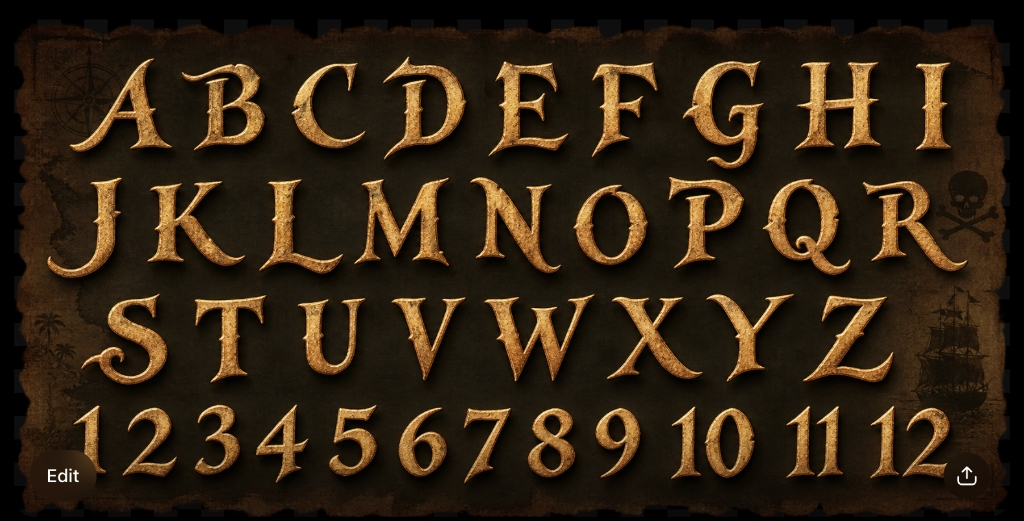
#> input picture docs/art/font-sheet.jpg, 1024 x 521 px, found by its file name
$ python extract_glyphs.py
#> lines starting #> are read from the running program, lines starting #| are printed output that depends on the picture
#!/usr/bin/env python3
"""Extract pirate-letter glyphs from docs/art/font-sheet.jpg.

Outputs one PNG per character (A-Z, 1-12) plus manifest.json into
public/assets/font/.  The sheet is 4 rows: A-I, J-R, S-Z, 1-12
("10"/"11"/"12" are single two-digit glyphs).  Decorations (compass,
skull, ship silhouette, palms, UI chrome) are excluded by slot bounds.

Strategy: the gold letters are much brighter and more saturated than the
dark parchment.  Seed a mask with bright+saturated pixels, close it to
absorb the dark engraving inside each letter, then alpha = not-exterior
(flood fill from the slot border), feathered ~1.5 px.
"""
import json
from PIL import Image, ImageFilter

SRC = "docs/art/font-sheet.jpg"
OUT = "public/assets/font"
PAD = 6

im = Image.open(SRC).convert("RGB")
#> im is the input picture: PIL image 1024x521 RGB; mean R, G, B 49.2, 34.9, 18
px = im.load()
W, H = im.size
#> W = 1024; H = 521

# row bands (y0, y1) found by profiling the sheet
# (y0, y1, merge-gap) — J's detached flourish is merged explicitly below
BANDS = {
    "ABCDEFGHI": (48, 160, 10),
    "JKLMNOPQR": (166, 270, 10),
    "STUVWXYZ": (281, 390, 10),
    "123456789DDD": (396, 488, 17),  # digits; D = two-digit glyph
}
DIGITS = ["1", "2", "3", "4", "5", "6", "7", "8", "9", "10", "11", "12"]


def gold(x, y):
    r, g, b = px[x, y]
    mx, mn = max(r, g, b), min(r, g, b)
    return mx > 140 and (mx - mn) > 50


def x_runs(y0, y1, min_c=3, gap=40):
    cnt = [sum(1 for y in range(y0, y1) if gold(x, y)) for x in range(W)]
    runs, start = [], None
    for x, c in enumerate(cnt):
        if c > min_c and start is None:
            start = x
        if c <= min_c and start is not None:
            if x - start > 4:
                runs.append([start, x])
            start = None
    if start is not None:
        runs.append([start, W])
    merged = [runs[0]]
    for r in runs[1:]:
        if r[0] - merged[-1][1] < gap:
            merged[-1][1] = r[1]
        else:
            merged.append(r)
    return merged


def extract_slot(x0, x1, y0, y1):
    """Alpha from 'not exterior': seed bright gold, close, flood exterior."""
    sw, sh = x1 - x0, y1 - y0
    seed = bytearray(sw * sh)
    for y in range(sh):
        for x in range(sw):
            if gold(x0 + x, y0 + y):
                seed[y * sw + x] = 1
    # morphological close (dilate then erode) with radius ~4 to absorb
    # the dark engraving lines inside the letter bodies
    def dilate(m):
        out = bytearray(sw * sh)
        R = 4
        for y in range(sh):
            for x in range(sw):
                hit = 0
                for dy in range(-R, R + 1):
                    yy = y + dy
                    if yy < 0 or yy >= sh:
                        continue
                    for dx in range(-R, R + 1):
                        xx = x + dx
                        if 0 <= xx < sw and dx * dx + dy * dy <= R * R and m[yy * sw + xx]:
                            hit = 1
                            break
                    if hit:
                        break
                if hit:
                    out[y * sw + x] = 1
        return out
    def erode(m):
        out = bytearray(sw * sh)
        R = 4
        for y in range(sh):
            for x in range(sw):
                full = 1
                for dy in range(-R, R + 1):
                    yy = y + dy
                    if yy < 0 or yy >= sh:
                        continue
                    for dx in range(-R, R + 1):
                        xx = x + dx
                        if 0 <= xx < sw and dx * dx + dy * dy <= R * R and not m[yy * sw + xx]:
                            full = 0
                            break
                    if not full:
                        break
                if full:
                    out[y * sw + x] = 1
        return out
    closed = erode(dilate(seed))
    # flood the exterior (non-glyph area) from the border
    exterior = bytearray(sw * sh)
    stack = []
    for x in range(sw):
        for y in (0, sh - 1):
            if not closed[y * sw + x]:
                stack.append((x, y))
    for y in range(sh):
        for x in (0, sw - 1):
            if not closed[y * sw + x]:
                stack.append((x, y))
    while stack:
        x, y = stack.pop()
        i = y * sw + x
        if exterior[i] or closed[i]:
            continue
        exterior[i] = 1
        for nx, ny in ((x+1,y),(x-1,y),(x,y+1),(x,y-1)):
            if 0 <= nx < sw and 0 <= ny < sh:
                stack.append((nx, ny))
    # alpha: not-exterior, but interior pixels that match the parchment
    # (dark, neutral counters/background) stay transparent; the gold
    # engraving is warm even where it's dark, so r-b separates them
    alpha = Image.new("L", (sw, sh))
    ad = alpha.load()
    for y in range(sh):
        for x in range(sw):
            i = y * sw + x
            if exterior[i] or not closed[i]:
                ad[x, y] = 0
            else:
                r, g, b = px[x0 + x, y0 + y]
                warm = (r - b) > 25 or (r + g + b) / 3 > 110
                ad[x, y] = 255 if warm else 0
    alpha = alpha.filter(ImageFilter.GaussianBlur(1.4))
    crop = im.crop((x0, y0, x1, y1))
    out = Image.new("RGBA", (sw, sh))
    out.paste(crop, (0, 0))
    out.putalpha(alpha)
    return out


manifest = {}
for row, (y0, y1, gap) in BANDS.items():
    slots = x_runs(y0, y1, gap=gap)
    if row == "JKLMNOPQR":
        # J's hook is a detached sliver at the far left of the band
        slots = [[slots[0][0], slots[1][1]]] + slots[2:]
    names = DIGITS if row == "123456789DDD" else list(row)
    if len(slots) != len(names):
        raise SystemExit(f"row {row}: {len(slots)} slots for {len(names)} glyphs {slots}")
    bottoms = []
    imgs = []
    for (x0, x1), name in zip(slots, names):
        g = extract_slot(x0, x1, y0, y1)
        bbox = g.getbbox()
        if bbox is None:
            raise SystemExit(f"{name}: empty slot {x0},{x1}")
        g = g.crop(bbox)
        imgs.append((name, g))
        bottoms.append(bbox[3])
    # band baseline = median glyph bottom (descenders are rare)
    sb = sorted(bottoms)
    baseline = sb[len(sb) // 2]
    for (name, g), bottom in zip(imgs, bottoms):
        w, h = g.size
        canvas = Image.new("RGBA", (w + PAD * 2, h + PAD * 2), (0, 0, 0, 0))
        canvas.paste(g, (PAD, PAD))
        canvas.save(f"{OUT}/{name}.png")
        manifest[name] = {
            "w": w + PAD * 2,
            "h": h + PAD * 2,
            "baseline": bottom + PAD,          # baseline offset from top
            "descender": bottom - baseline,     # >0 for J/Q/Y-style tails
        }
        print(f"{name}: {w}x{h} base={bottom} desc={bottom - baseline}")
#> this loop made 4 passes
#> (printed output is left out)
#> pass 1, in extract_slot, `alpha = alpha.filter(ImageFilter.GaussianBlur(1.4))`:
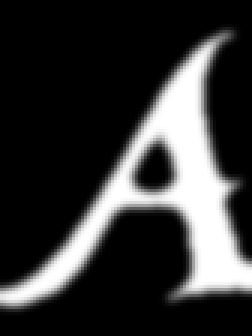
#> alpha: PIL image 84x112 L (shown 3 times larger); min 0, max 255, mean 54
#> pass 1, in extract_slot, `crop = im.crop((x0, y0, x1, y1))`:
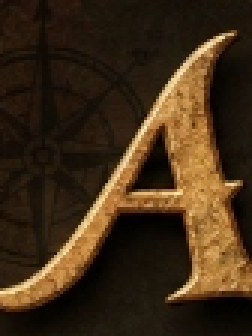
#> crop: PIL image 84x112 RGB (shown 3 times larger); mean R, G, B 64.1, 44.8, 23.1
#> after the loop:
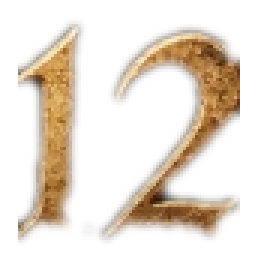
#> canvas: PIL image 86x88 RGBA (shown 3 times larger); mean R, G, B, A 59, 40.6, 20.8, 56.3; transparent parts drawn white
#> after the loop:
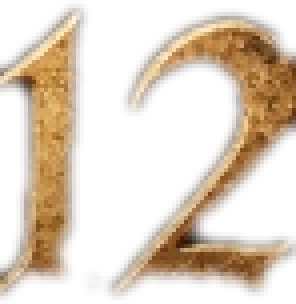
#> g: PIL image 74x76 RGBA (shown 4 times larger); mean R, G, B, A 79.4, 54.7, 27.9, 75.8; transparent parts drawn white

json.dump(manifest, open(f"{OUT}/manifest.json", "w"), indent=1)
print("wrote manifest.json")
